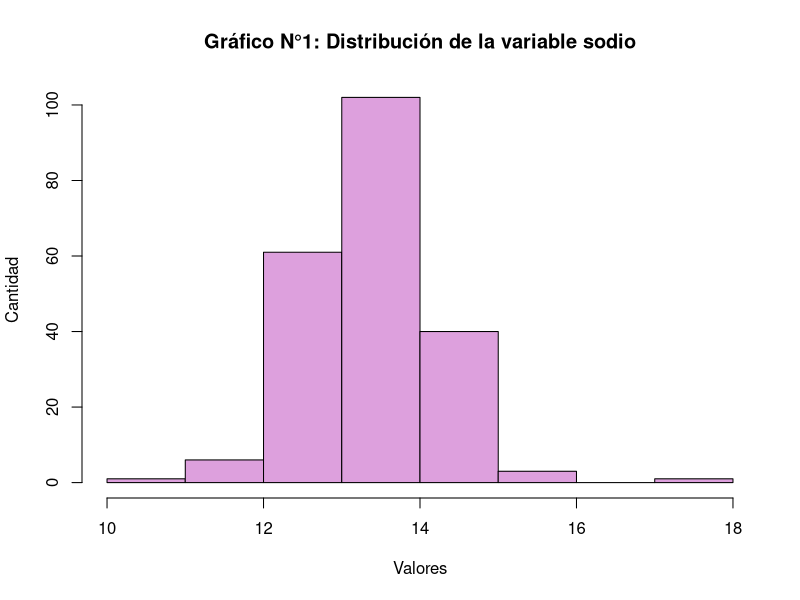
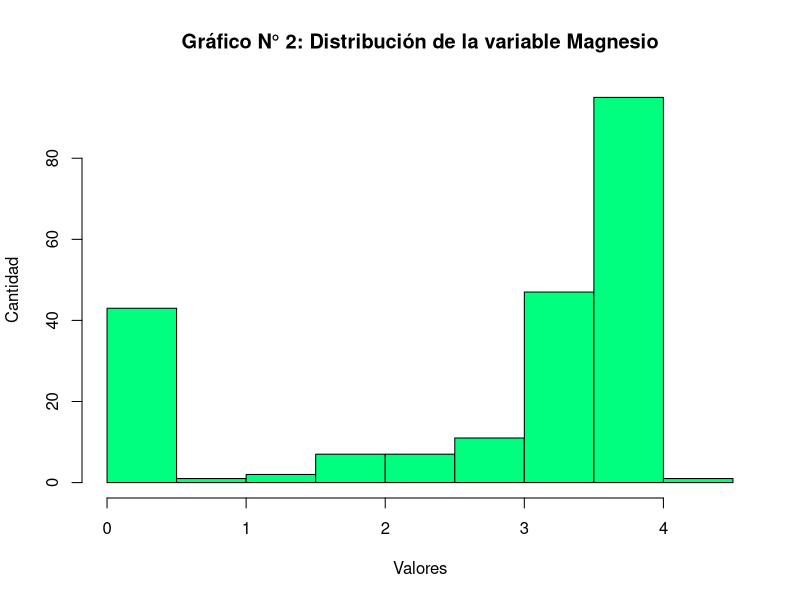
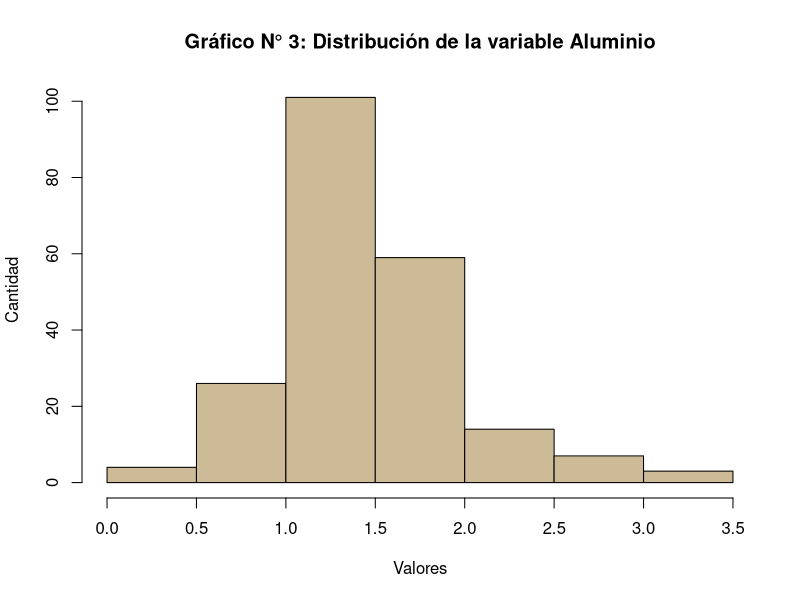
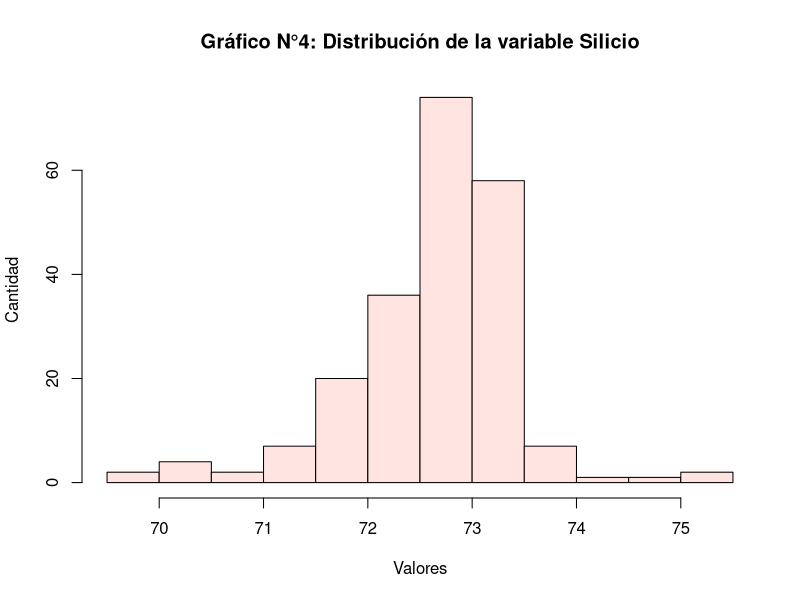

Write the R code that produced these figures, in order.
# Análisis univariado a las variables de componentes químicos: Na, Mg, Al, Si, K, Ca, Ba, Fe 
# Paquetes utilizados
# install.packages("mlbench", "ggpubr")
library(mlbench)

# Cargamos la base de datos Glass en memoria.
data(Glass)

# Mostramos primeros 6 registros de la base de datos
head(Glass)

# RI    Na   Mg   Al    Si    K   Ca Ba   Fe Type
# 1 1.52101 13.64 4.49 1.10 71.78 0.06 8.75  0 0.00    1
# 2 1.51761 13.89 3.60 1.36 72.73 0.48 7.83  0 0.00    1
# 3 1.51618 13.53 3.55 1.54 72.99 0.39 7.78  0 0.00    1
# 4 1.51766 13.21 3.69 1.29 72.61 0.57 8.22  0 0.00    1
# 5 1.51742 13.27 3.62 1.24 73.08 0.55 8.07  0 0.00    1
# 6 1.51596 12.79 3.61 1.62 72.97 0.64 8.07  0 0.26    1

# Mostramos estructura de la base de datos.
str(Glass)

# Resumen de las variables del data frame
summary(Glass)

# Analizando la distribución de la variable Sodio

# Resumen de la variable Sodio
summary(Glass$Na)
# Min. 1st Qu.  Median    Mean 3rd Qu.    Max. 
# 10.73   12.91   13.30   13.41   13.82   17.38

# Visualizamos distribución de la variable sodio
hist(Glass$Na, breaks = "sturges",
     main = "Gráfico N°1: Distribución de la variable sodio",
     xlab = "Valores",
     ylab = "Cantidad",
     col="plum", 
     border="black"
)

# Analizando la distribución de la variable Magnesio

# Resumen de la variable magnesio
summary(Glass$Mg)
# Min. 1st Qu.  Median    Mean 3rd Qu.    Max. 
# 0.000   2.115   3.480   2.685   3.600   4.490 

# Visualizamos distribución de la variable Magnesio
hist(Glass$Mg, breaks = "sturges",
     main = "Gráfico N° 2: Distribución de la variable Magnesio",
     xlab = "Valores",
     ylab = "Cantidad",
     col="springgreen",
     border="black"
)

# Analizando la distribución de la variable aluminio

# Resumen de la variable aluminio
summary(Glass$Al)
# Min. 1st Qu.  Median    Mean 3rd Qu.    Max. 
# 0.290   1.190   1.360   1.445   1.630   3.500

# Visualizamos distribución de la variable aluminio
hist(Glass$Al, breaks = "sturges",
     main = "Gráfico N° 3: Distribución de la variable Aluminio",
     xlab = "Valores",
     ylab = "Cantidad",
     col="wheat3",
     border="black")

# Analizando la distribución de la variable Silicio

# Resumen de la variable Silicio
summary(Glass$Si)
# Min. 1st Qu.  Median    Mean 3rd Qu.    Max. 
# 69.81   72.28   72.79   72.65   73.09   75.41

# Visualizamos distribución de la variable silicio
hist(Glass$Si, breaks = "sturges",
     main = "Gráfico N°4: Distribución de la variable Silicio",
     xlab = "Valores",
     ylab = "Cantidad",
     col="mistyrose",
     border="black")
